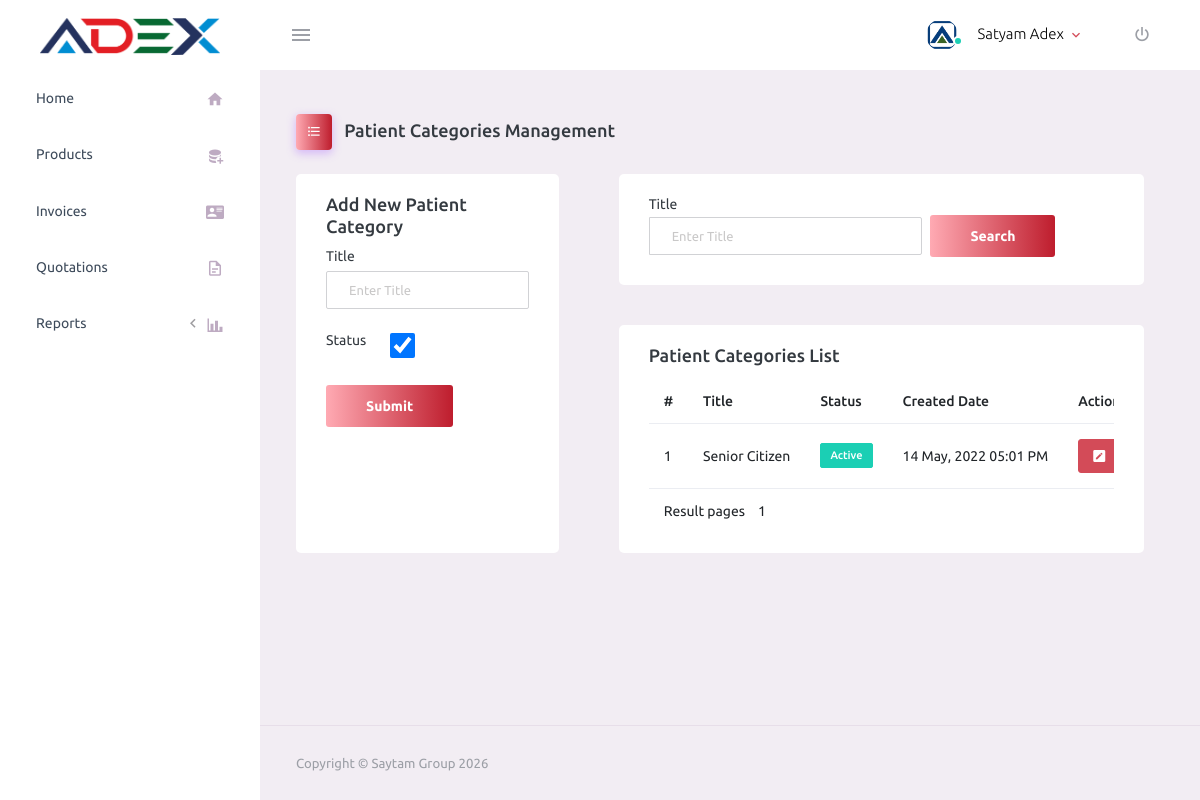
Page /patient-categories.html (signed in) on the committed database.
### tables this page shows
CREATE TABLE `patient_categories` (
  `id` int NOT NULL,
  `title` varchar(255) DEFAULT NULL,
  `status` tinyint DEFAULT '1',
  `created_at` datetime DEFAULT NULL
);

### PatientCategories/index.php (the view, shortened to what this page needs)
<?php
$sqlData = "where status != 3 ";
$postName = $Title = $Status ='';
$perpage=20;
if(!isset($_GET["page"]) || $_GET["page"] ==""){
    $page=1;
}else{
    $page=$_GET["page"];
}
$starter = (($page -1)*$perpage);
$sql = "SELECT * from patient_categories $sqlData order by created_at desc limit $starter, $perpage ";
$sql2 = "SELECT * from patient_categories $sqlData order by created_at desc";
$statement2 = $conn->prepare($sql2);
if(!$statement2->execute()){
    $returned_data['response_code'] = "-2";
    $returned_data['response_message'] = "Server error code -2(failed query)";
}
if ($statement2->rowCount() > 0){
    $statement2->setFetchMode(PDO::FETCH_ASSOC);
    $rows =$statement2->fetchAll();
    $countRows = $statement2->rowCount();
    $totalPages= ceil($countRows/$perpage);
}
$action = isset($_GET["action"])?$_GET["action"]:'';
$urlPrmas = "&action=". $action."&name=".$postName;
?>
<div class="main-panel">
<div class="content-wrapper">
  <div class="page-header">
    <h3 class="page-title"> <span class="page-title-icon bg-gradient-primary text-white mr-2"> <i class="mdi mdi-format-list-bulleted menu-icon"></i> </span> Patient Categories Management </h3>
  </div>
  <div class="row">
    <div class="col-md-4 grid-margin stretch-card">
      <div class="card">
        <div class="card-body">
          <h4 class="card-title">Add New Patient Category</h4>
          <form class="forms-sample" method="post" action="">
            <div class="form-group">
              <label for="exampleInputUsername1">Title</label>
              <input type="text" class="form-control" id="title" name="title" required placeholder="Enter Title" value="<?php echo $Title; ?>">
            </div>
            <div class="form-group">
              <label for="exampleInputUsername1">Status</label>
              <input type="checkbox" class="form-control checkboxes" id="status" value="1" name="status" checked>
            </div>
            <button type="submit" class="btn btn-gradient-primary mr-2">Submit</button>
          </form>
        </div>
      </div>
    </div>
    <div class="col-md-8 ">
      <div class="col-md-12 grid-margin stretch-card">
        <div class="card">
          <div class="card-body">
            <form class="form-inline searchForm" method="get" action="">
              <div class="input-group mb-2 mr-sm-2">
                <label>Title</label>
                <input type="text" class="form-control" id="name" name="name" placeholder="Enter Title" value="<?php echo $postName; ?>">
              </div>
              <button type="submit" class="btn btn-gradient-primary mb-2" style="margin-top: 21px;">Search</button>
            </form>
          </div>
        </div>
      </div>
      <div class="col-md-12 grid-margin stretch-card">
        <div class="card">
          <div class="card-body">
            <h4 class="card-title">Patient Categories List</h4>
            <div class="table-responsive">
              <table class="table">
                <thead>
                  <tr>
                    <th> # </th>
                    <th> Title </th>
                    <th> Status </th>
                    <th> Created Date </th>
                    <th> Action </th>
                  </tr>
                </thead>
                <tbody>
                  <?php
                $statement = $conn->prepare($sql);
                if(!$statement->execute()){
                    $returned_data['response_code'] = "-2";
                    $returned_data['response_message'] = "Server error code -2(failed query)";
                }
                if ($statement->rowCount() > 0){
                    $statement->setFetchMode(PDO::FETCH_ASSOC);
                    $rows =$statement->fetchAll();
                foreach($rows as $key => $row){
                    ?>
                  <tr>
                    <td><?php echo $key+1; ?></td>
                    <td><?php echo $row['title']; ?></td>
                    <td><label class="badge badge-<?php echo $row['status'] == 1 ?'success':'danger'; ?>"><?php echo $row['status']  ==1 ?'Active':'Inactive'; ?></label></td>
                    <td><?php echo isset($row['created_at'])?date('d F, Y h:i A',strtotime($row['created_at'])):'Not Available'?></td>
                    <td><a href="javascript:void(0);" onclick="editRecord('<?php echo $row['id']; ?>');" class="btn btn-xs btn-primary"> <i class="mdi mdi-pencil-box"></i></a></td>
                  </tr>
                  <?php
                }
                ?>
                  <tr style="padding-bottom:20px">
                    <td colspan="9" class="admlsttxt">Result pages
                      <?php }
                            $start = $page-5;
                            if ($start <1)$start =1;
                            $ends = $page+5;
                            if ($ends > $totalPages)$ends =  $totalPages;
                            for ($i=$start;$i<=$ends;$i++){
                            if ($i== $page){
                                ?>
                      <?php echo $i;?>&nbsp;&nbsp;
                      <?php }else{ ?>
                      <a class="pageLink" href="<?php echo "patient-categories.html?&page=".$i.$urlPrmas;?>" ><?php echo $i; ?></a>&nbsp;&nbsp;
                      <?php
                            }
                            }
                            if($totalPages > $page){ ?>
                      <?php if ($page <> $totalPages){ ?>
                      <a class="pageLink" href="<?php echo "patient-categories.html?page=".($totalPages).$urlPrmas; ?>" >Last Page</a>&nbsp;&nbsp;&nbsp;&nbsp;<strong>(</strong><?php echo $page .'&nbsp;&nbsp;<strong>of</strong>&nbsp;&nbsp;'.$totalPages ?><strong>)</strong>
                      <?php } ?></td>
                  </tr>
                  <?php
                }
                ?>
                </tbody>
              </table>
            </div>
          </div>
        </div>
      </div>
    </div>
  </div>
</div>

### PatientCategories/index.php (style rules this page uses)
.searchForm label { display: block; width: 100%; font-size: 14px; margin-bottom: 5px; }

### rows in the picture
patient_categories: title "Senior Citizen", status "Active", created_at "14 May, 2022 05:01 PM"

### other values in the picture
$_SESSION['Name'] "Satyam Adex"
